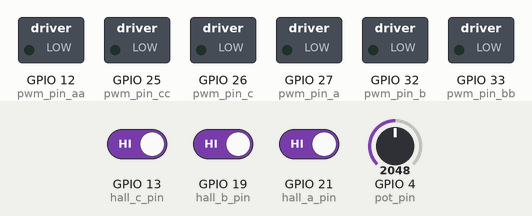
Simulated run of this sketch. Board: ESP32. On the bench: switched loads named in the sketch (green lamp = pin HIGH). Inputs (shaded band) come from the test bench; at power-on: GPIO 13 (hall_c_pin) HIGH, GPIO 4 (pot_pin) = 2048, GPIO 19 (hall_b_pin) HIGH, GPIO 21 (hall_a_pin) HIGH.

Above: at 1.2 s.
1.3 s: GPIO 13 (hall_c_pin) driven LOW
At 2.5 s:
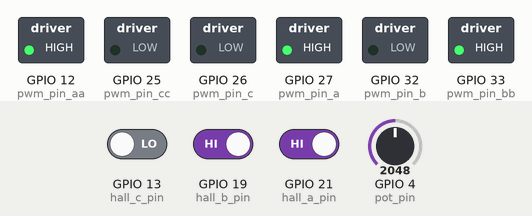
2.8 s: GPIO 4 (pot_pin) set to 491
At 3.6 s:
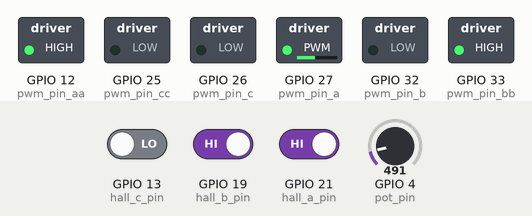
4.3 s: GPIO 19 (hall_b_pin) driven LOW
At 4.8 s:
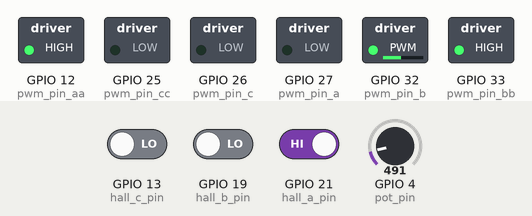
5.8 s: GPIO 4 (pot_pin) set to 215
At 7.0 s:
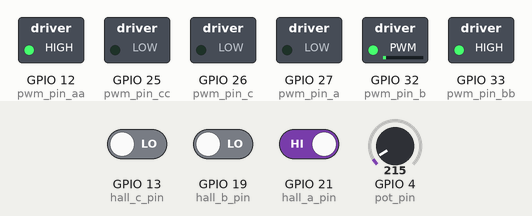
7.3 s: GPIO 13 (hall_c_pin) driven HIGH
At 8.3 s:
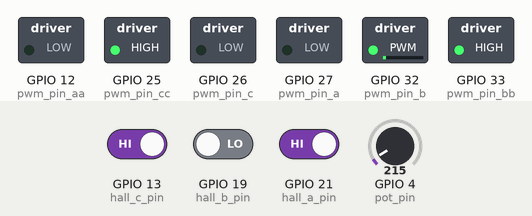
8.8 s: GPIO 21 (hall_a_pin) driven LOW
At 9.4 s:
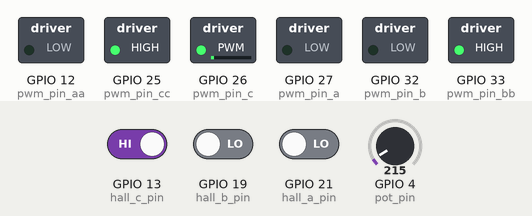
Timing chart, 0 to 11.3 s (numbered marks = the images above; inputs shaded):
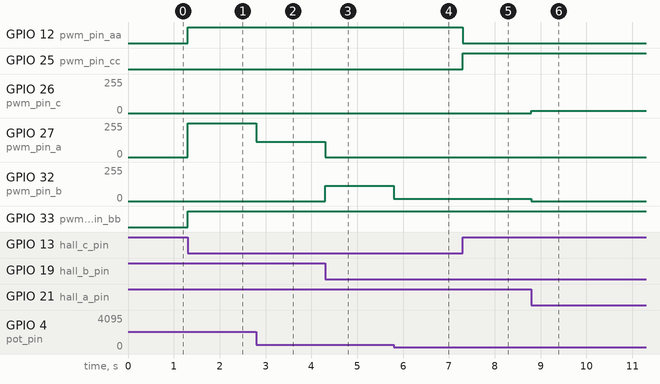

Measured:
- after the input at 1.3 s, GPIO 12 (pwm_pin_aa), GPIO 33 (pwm_pin_bb): LOW → HIGH at once; GPIO 27 (pwm_pin_a): 0/255 → 255/255 at once
- after the input at 2.8 s, GPIO 27 (pwm_pin_a): 255/255 → 114/255 at once
- after the input at 4.3 s, GPIO 27 (pwm_pin_a): 114/255 → 0/255 at once; GPIO 32 (pwm_pin_b): 0/255 → 114/255 at once
- after the input at 5.8 s, GPIO 32 (pwm_pin_b): 114/255 → 18/255 at once
- after the input at 7.3 s, GPIO 12 (pwm_pin_aa): HIGH → LOW at once; GPIO 25 (pwm_pin_cc): LOW → HIGH at once
- after the input at 8.8 s, GPIO 26 (pwm_pin_c): 0/255 → 18/255 at once; GPIO 32 (pwm_pin_b): 18/255 → 0/255 at once

The sketch:

BLDC_ESP32_v3.ino
```cpp
//Codigo oficial
/**********************************************

Project Name: BLDC controller
Author: Elyos team assfasfas
Date: 2022-03-03
Microcontroller: ESP 32
Description: A BLDC controller version 3

*************************************************/


 /*
  Pinout:
  - GPIO 21: Hall A
  - GPIO 19: Hall B
  - GPIO 13: Hall C
  - GPIO 27: PWM de la fase A
  - GPIO 32: PWM de la fase B
  - GPIO 26: PWM de la fase C
  - GPIO 12: PWM de la fase AA
  - GPIO 33: PWM de la fase BB
  - GPIO 26: PWM de la fase CC
  - GPIO 4: Pin del potenciómetro
 */

const int pot_pin = 4;              // Potentiometer pin
const float pwm_min = 0.0;           // Minimum PWM duty cycle
const float pwm_max = 255.0;         // Maximum PWM duty cycle
const float pwm_frequency = 20000;  // PWM frequency in Hz
const int num_poles = 8;              // Number of poles in the motor
const int num_comm_steps = 7;         // Number of commutation steps
const int hall_a_pin = 21;            // Hall sensor A pin
const int hall_b_pin = 19;            // Hall sensor B pin
const int hall_c_pin = 13;            // Hall sensor C pin
const int pwm_pin_c = 26;             // PWM pin for phase A
const int pwm_pin_b = 32;             // PWM pin for phase B
const int pwm_pin_a = 27;             // PWM pin for phase C

//Fases prueba
const int pwm_pin_cc = 25;             // PWM pin for phase A
const int pwm_pin_bb = 33;             // PWM pin for phase B
const int pwm_pin_aa = 12;             // PWM pin for phase C


int AH, AL, BH, BL, CH, CL;
float phase_a_duty, phase_b_duty, phase_c_duty;

/*
  Tabla de conmutación

  Ciclos de trabajo para cada fase en cada paso de conmutación.
  Cada fila de la tabla representa un paso de conmutación, y cada columna representa una fase
  del motor.
*/

//Fases prueba nuestro gate driver
const int commutation_table[num_comm_steps][7] = {
  {0, 0, 2, 1, 0, 1},
  {2, 0, 0, 1, 0, 1},
  {2, 0, 0, 1, 1, 0},
  {0, 2, 0, 1, 1, 0},
  {0, 2, 0, 0, 1, 1},
  {0, 0, 2, 0, 1, 1},
  {0, 0, 0, 0, 0, 0}
};


void setup() {
  //Serial.begin(9600);

  pinMode(hall_a_pin, INPUT);
  pinMode(hall_b_pin, INPUT);
  pinMode(hall_c_pin, INPUT);
  pinMode(pwm_pin_a, OUTPUT);
  pinMode(pwm_pin_b, OUTPUT);
  pinMode(pwm_pin_c, OUTPUT);

  //.....Fases prueba
  pinMode(pwm_pin_aa, OUTPUT);
  pinMode(pwm_pin_bb, OUTPUT);
  pinMode(pwm_pin_cc, OUTPUT);

  ledcSetup(0, pwm_frequency, 8);
  ledcSetup(1, pwm_frequency, 8);
  ledcSetup(2, pwm_frequency, 8);
  ledcAttachPin(pwm_pin_a, 0);
  ledcAttachPin(pwm_pin_b, 1);
  ledcAttachPin(pwm_pin_c, 2);
}

/*
  Decteccion de fase por medio de sensores hall y asignacion de paso siguiente del motor
*/

void loop() {
  int hall_a_val = !digitalRead(hall_a_pin);
  int hall_b_val = !digitalRead(hall_b_pin);
  int hall_c_val = !digitalRead(hall_c_pin);


  int hall_state = (hall_a_val << 2) | (hall_b_val << 1) | hall_c_val;
  int commutation_step = 0;
  switch (hall_state) {
    case 0b101:
      commutation_step = 1;
      break;
    case 0b001:
      commutation_step = 2;
      break;
    case 0b011:
      commutation_step = 3;
      break;
    case 0b010:
      commutation_step = 4;
      break;
    case 0b110:
      commutation_step = 5;
      break;
    case 0b100:
      commutation_step = 0;
      break;
    default:
      commutation_step = 6;
    break;
  }

/*
  Mapeo de la señal analogica del potenciometro (acelerador) a un valor dentro de la resolucion de pwm
  como el valor del duty cycle

  Rango de lectura para el potenciometro de 0 - 4095 (12 bits)
  Rango de convercion 0 - 255 (pwm_min - pwm_max)
*/

  int pot_val = analogRead(pot_pin);
  float pwm_duty = map(pot_val, 160, 900, pwm_min, pwm_max);

  if(pot_val < 60){
      commutation_step = 6;
    }

  AH = commutation_table[commutation_step][0];
  AL = commutation_table[commutation_step][3];
  BH = commutation_table[commutation_step][1];
  BL = commutation_table[commutation_step][4];
  CH = commutation_table[commutation_step][2];
  CL = commutation_table[commutation_step][5];

  int phase_a_duty = AH * pwm_duty /2;
  int phase_b_duty = BH * pwm_duty /2;
  int phase_c_duty = CH * pwm_duty /2;
  int phase_aa_duty = AL;
  int phase_bb_duty = BL;
  int phase_cc_duty = CL;


  ledcWrite(0, phase_a_duty);
  ledcWrite(1, phase_b_duty);
  ledcWrite(2, phase_c_duty);

  digitalWrite(pwm_pin_aa, phase_aa_duty);
  digitalWrite(pwm_pin_bb, phase_bb_duty);
  digitalWrite(pwm_pin_cc, phase_cc_duty);


}
```
